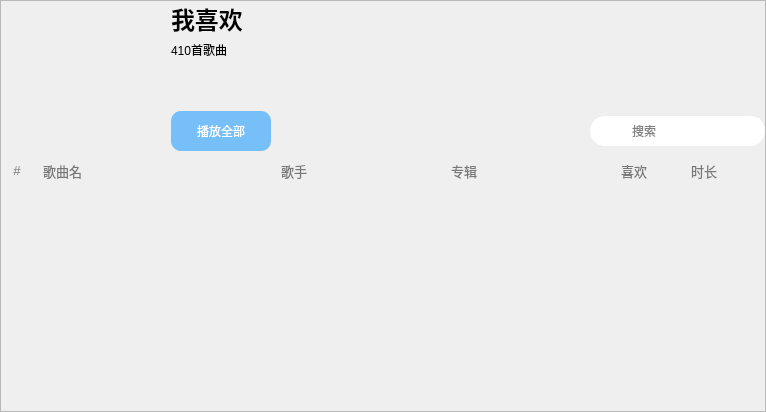
<?xml version="1.0" encoding="UTF-8"?>
<ui version="4.0">
 <class>Form</class>
 <widget class="QWidget" name="Form">
  <property name="geometry">
   <rect>
    <x>0</x>
    <y>0</y>
    <width>766</width>
    <height>412</height>
   </rect>
  </property>
  <property name="windowTitle">
   <string>Form</string>
  </property>
  <layout class="QHBoxLayout" name="horizontalLayout_2">
   <property name="spacing">
    <number>0</number>
   </property>
   <property name="leftMargin">
    <number>0</number>
   </property>
   <property name="topMargin">
    <number>0</number>
   </property>
   <property name="rightMargin">
    <number>0</number>
   </property>
   <property name="bottomMargin">
    <number>0</number>
   </property>
   <item>
    <widget class="QScrollArea" name="scrollArea">
     <property name="styleSheet">
      <string notr="true">QScrollArea QScrollBar:vertical {
    border: none;
    background: transparent; /* 滚动条背景透明 */
    width: 4px; /* 垂直滚动条的宽度 */
    margin: 0px;
}
/* 垂直滚动条的手柄 */
QScrollArea QScrollBar::handle:vertical {
    background: #e6e6e6; /* 手柄颜色 */
    border-radius: 2px; /* 圆角半径，设为宽度的一半可得到圆形端点 */
    min-height: 30px; /* 手柄的最小高度 */
}
/* 当鼠标悬停在垂直滚动条手柄上时 */
QScrollArea QScrollBar::handle:vertical:hover {
    background: #a0a0a0; /* 悬停时手柄颜色 */
}
/* 垂直滚动条的顶部和底部箭头按钮（此处设置为隐藏） */
QScrollArea QScrollBar::add-line:vertical, QScrollArea QScrollBar::sub-line:vertical {
    height: 0px; /* 将箭头按钮的高度或宽度设置为0以达到隐藏效果 */
}
/* 垂直滚动条的滚动区域（手柄与箭头之间的区域） */
QScrollArea QScrollBar::add-page:vertical, QScrollArea QScrollBar::sub-page:vertical {
    background: transparent; /* 通常设置为透明或与滚动条背景一致 */
}

/* 设置水平滚动条 - 原理同垂直滚动条，将 width/height 等属性互换 */
QScrollArea QScrollBar:horizontal {
    border: none;
    background: transparent;
    height: 4px; /* 水平滚动条的高度 */
    margin: 0px;
}
QScrollArea QScrollBar::handle:horizontal {
    background: #c0c0c0;
    border-radius: 2px;
    min-width: 30px; /* 手柄的最小宽度 */
}
QScrollArea QScrollBar::handle:horizontal:hover {
    background: #a0a0a0;
}
QScrollArea QScrollBar::add-line:horizontal, QScrollArea QScrollBar::sub-line:horizontal {
    width: 0px;
}
QScrollArea QScrollBar::add-page:horizontal, QScrollArea QScrollBar::sub-page:horizontal {
    background: transparent;
}</string>
     </property>
     <property name="widgetResizable">
      <bool>true</bool>
     </property>
     <widget class="QWidget" name="scrollAreaWidgetContents">
      <property name="geometry">
       <rect>
        <x>0</x>
        <y>0</y>
        <width>764</width>
        <height>410</height>
       </rect>
      </property>
      <layout class="QVBoxLayout" name="verticalLayout">
       <property name="spacing">
        <number>5</number>
       </property>
       <property name="leftMargin">
        <number>0</number>
       </property>
       <property name="topMargin">
        <number>0</number>
       </property>
       <property name="rightMargin">
        <number>0</number>
       </property>
       <property name="bottomMargin">
        <number>0</number>
       </property>
       <item>
        <widget class="QWidget" name="widget_12" native="true">
         <property name="minimumSize">
          <size>
           <width>0</width>
           <height>150</height>
          </size>
         </property>
         <property name="maximumSize">
          <size>
           <width>16777215</width>
           <height>150</height>
          </size>
         </property>
         <layout class="QHBoxLayout" name="horizontalLayout_15">
          <property name="spacing">
           <number>20</number>
          </property>
          <property name="leftMargin">
           <number>0</number>
          </property>
          <property name="topMargin">
           <number>0</number>
          </property>
          <property name="rightMargin">
           <number>0</number>
          </property>
          <property name="bottomMargin">
           <number>0</number>
          </property>
          <item>
           <widget class="QLabel" name="label_playlist_photo_2">
            <property name="minimumSize">
             <size>
              <width>150</width>
              <height>150</height>
             </size>
            </property>
            <property name="maximumSize">
             <size>
              <width>150</width>
              <height>150</height>
             </size>
            </property>
            <property name="text">
             <string/>
            </property>
            <property name="pixmap">
             <pixmap>media/collection_photo.png</pixmap>
            </property>
            <property name="scaledContents">
             <bool>true</bool>
            </property>
           </widget>
          </item>
          <item>
           <layout class="QVBoxLayout" name="verticalLayout_12">
            <property name="spacing">
             <number>5</number>
            </property>
            <item>
             <widget class="QLabel" name="label_playlist_name_2">
              <property name="text">
               <string>&lt;html&gt;&lt;head/&gt;&lt;body&gt;&lt;p&gt;&lt;span style=&quot; font-size:18pt; font-weight:700;&quot;&gt;我喜欢&lt;/span&gt;&lt;/p&gt;&lt;/body&gt;&lt;/html&gt;</string>
              </property>
             </widget>
            </item>
            <item>
             <widget class="QLabel" name="label_playlist_num_2">
              <property name="text">
               <string>410首歌曲</string>
              </property>
             </widget>
            </item>
            <item>
             <spacer name="verticalSpacer_7">
              <property name="orientation">
               <enum>Qt::Orientation::Vertical</enum>
              </property>
              <property name="sizeHint" stdset="0">
               <size>
                <width>20</width>
                <height>40</height>
               </size>
              </property>
             </spacer>
            </item>
            <item>
             <layout class="QHBoxLayout" name="horizontalLayout_16">
              <property name="spacing">
               <number>5</number>
              </property>
              <item>
               <widget class="QPushButton" name="pushButton_2">
                <property name="minimumSize">
                 <size>
                  <width>100</width>
                  <height>40</height>
                 </size>
                </property>
                <property name="maximumSize">
                 <size>
                  <width>100</width>
                  <height>40</height>
                 </size>
                </property>
                <property name="styleSheet">
                 <string notr="true">background-color: rgb(118, 191, 249);
color: rgb(255, 255, 255);
border-radius: 10px;</string>
                </property>
                <property name="text">
                 <string>播放全部</string>
                </property>
                <property name="icon">
                 <iconset>
                  <normaloff>media/play_fill.svg</normaloff>media/play_fill.svg</iconset>
                </property>
               </widget>
              </item>
              <item>
               <spacer name="horizontalSpacer_5">
                <property name="orientation">
                 <enum>Qt::Orientation::Horizontal</enum>
                </property>
                <property name="sizeHint" stdset="0">
                 <size>
                  <width>40</width>
                  <height>20</height>
                 </size>
                </property>
               </spacer>
              </item>
              <item>
               <widget class="QWidget" name="widget_13" native="true">
                <property name="minimumSize">
                 <size>
                  <width>175</width>
                  <height>30</height>
                 </size>
                </property>
                <property name="maximumSize">
                 <size>
                  <width>175</width>
                  <height>30</height>
                 </size>
                </property>
                <property name="styleSheet">
                 <string notr="true">background-color: rgb(255, 255, 255);
border-radius: 15px;</string>
                </property>
                <layout class="QHBoxLayout" name="horizontalLayout_17">
                 <property name="spacing">
                  <number>5</number>
                 </property>
                 <property name="leftMargin">
                  <number>10</number>
                 </property>
                 <property name="topMargin">
                  <number>0</number>
                 </property>
                 <property name="rightMargin">
                  <number>10</number>
                 </property>
                 <property name="bottomMargin">
                  <number>0</number>
                 </property>
                 <item>
                  <layout class="QHBoxLayout" name="horizontalLayout_18">
                   <property name="spacing">
                    <number>10</number>
                   </property>
                   <item>
                    <widget class="QLabel" name="label_6">
                     <property name="minimumSize">
                      <size>
                       <width>20</width>
                       <height>20</height>
                      </size>
                     </property>
                     <property name="maximumSize">
                      <size>
                       <width>20</width>
                       <height>20</height>
                      </size>
                     </property>
                     <property name="text">
                      <string/>
                     </property>
                     <property name="pixmap">
                      <pixmap>media/magnifyingglass.svg</pixmap>
                     </property>
                     <property name="scaledContents">
                      <bool>true</bool>
                     </property>
                    </widget>
                   </item>
                   <item>
                    <widget class="QLineEdit" name="lineEdit_music_list_search_2">
                     <property name="minimumSize">
                      <size>
                       <width>130</width>
                       <height>25</height>
                      </size>
                     </property>
                     <property name="maximumSize">
                      <size>
                       <width>130</width>
                       <height>25</height>
                      </size>
                     </property>
                     <property name="styleSheet">
                      <string notr="true">border: none;</string>
                     </property>
                     <property name="text">
                      <string/>
                     </property>
                     <property name="echoMode">
                      <enum>QLineEdit::EchoMode::Normal</enum>
                     </property>
                     <property name="placeholderText">
                      <string>搜索</string>
                     </property>
                    </widget>
                   </item>
                  </layout>
                 </item>
                </layout>
               </widget>
              </item>
             </layout>
            </item>
           </layout>
          </item>
         </layout>
        </widget>
       </item>
       <item>
        <widget class="QWidget" name="widget_3" native="true">
         <property name="minimumSize">
          <size>
           <width>0</width>
           <height>30</height>
          </size>
         </property>
         <property name="maximumSize">
          <size>
           <width>16777215</width>
           <height>30</height>
          </size>
         </property>
         <layout class="QHBoxLayout" name="horizontalLayout_7">
          <property name="spacing">
           <number>5</number>
          </property>
          <property name="leftMargin">
           <number>0</number>
          </property>
          <property name="topMargin">
           <number>0</number>
          </property>
          <property name="rightMargin">
           <number>0</number>
          </property>
          <property name="bottomMargin">
           <number>0</number>
          </property>
          <item>
           <widget class="QWidget" name="widget_6" native="true">
            <property name="minimumSize">
             <size>
              <width>240</width>
              <height>0</height>
             </size>
            </property>
            <property name="maximumSize">
             <size>
              <width>200</width>
              <height>16777215</height>
             </size>
            </property>
            <layout class="QHBoxLayout" name="horizontalLayout_6">
             <property name="spacing">
              <number>10</number>
             </property>
             <property name="leftMargin">
              <number>0</number>
             </property>
             <property name="topMargin">
              <number>0</number>
             </property>
             <property name="rightMargin">
              <number>0</number>
             </property>
             <property name="bottomMargin">
              <number>0</number>
             </property>
             <item>
              <widget class="QLabel" name="label_13">
               <property name="minimumSize">
                <size>
                 <width>30</width>
                 <height>30</height>
                </size>
               </property>
               <property name="maximumSize">
                <size>
                 <width>30</width>
                 <height>30</height>
                </size>
               </property>
               <property name="text">
                <string>&lt;html&gt;&lt;head/&gt;&lt;body&gt;&lt;p align=&quot;center&quot;&gt;&lt;span style=&quot; font-size:10pt; color:#787878;&quot;&gt;#&lt;/span&gt;&lt;/p&gt;&lt;/body&gt;&lt;/html&gt;</string>
               </property>
              </widget>
             </item>
             <item>
              <widget class="QLabel" name="label_15">
               <property name="minimumSize">
                <size>
                 <width>195</width>
                 <height>0</height>
                </size>
               </property>
               <property name="maximumSize">
                <size>
                 <width>195</width>
                 <height>16777215</height>
                </size>
               </property>
               <property name="text">
                <string>&lt;html&gt;&lt;head/&gt;&lt;body&gt;&lt;p&gt;&lt;span style=&quot; font-size:10pt; color:#787878;&quot;&gt;歌曲名&lt;/span&gt;&lt;/p&gt;&lt;/body&gt;&lt;/html&gt;</string>
               </property>
              </widget>
             </item>
            </layout>
           </widget>
          </item>
          <item>
           <widget class="QWidget" name="widget_5" native="true">
            <layout class="QHBoxLayout" name="horizontalLayout_4">
             <property name="spacing">
              <number>5</number>
             </property>
             <property name="leftMargin">
              <number>0</number>
             </property>
             <property name="topMargin">
              <number>0</number>
             </property>
             <property name="rightMargin">
              <number>0</number>
             </property>
             <property name="bottomMargin">
              <number>0</number>
             </property>
             <item>
              <widget class="QLabel" name="label_5">
               <property name="minimumSize">
                <size>
                 <width>130</width>
                 <height>0</height>
                </size>
               </property>
               <property name="maximumSize">
                <size>
                 <width>130</width>
                 <height>16777215</height>
                </size>
               </property>
               <property name="text">
                <string>&lt;html&gt;&lt;head/&gt;&lt;body&gt;&lt;p&gt;&lt;span style=&quot; font-size:10pt; color:#787878;&quot;&gt;歌手&lt;/span&gt;&lt;/p&gt;&lt;/body&gt;&lt;/html&gt;</string>
               </property>
              </widget>
             </item>
             <item>
              <widget class="QLabel" name="label_10">
               <property name="minimumSize">
                <size>
                 <width>130</width>
                 <height>0</height>
                </size>
               </property>
               <property name="maximumSize">
                <size>
                 <width>130</width>
                 <height>16777215</height>
                </size>
               </property>
               <property name="text">
                <string>&lt;html&gt;&lt;head/&gt;&lt;body&gt;&lt;p&gt;&lt;span style=&quot; font-size:10pt; color:#787878;&quot;&gt;专辑&lt;/span&gt;&lt;/p&gt;&lt;/body&gt;&lt;/html&gt;</string>
               </property>
              </widget>
             </item>
             <item>
              <widget class="QLabel" name="label_11">
               <property name="minimumSize">
                <size>
                 <width>30</width>
                 <height>20</height>
                </size>
               </property>
               <property name="maximumSize">
                <size>
                 <width>30</width>
                 <height>20</height>
                </size>
               </property>
               <property name="text">
                <string>&lt;html&gt;&lt;head/&gt;&lt;body&gt;&lt;p&gt;&lt;span style=&quot; font-size:10pt; color:#787878;&quot;&gt;喜欢&lt;/span&gt;&lt;/p&gt;&lt;/body&gt;&lt;/html&gt;</string>
               </property>
               <property name="scaledContents">
                <bool>false</bool>
               </property>
              </widget>
             </item>
             <item>
              <widget class="QLabel" name="label_12">
               <property name="minimumSize">
                <size>
                 <width>35</width>
                 <height>0</height>
                </size>
               </property>
               <property name="maximumSize">
                <size>
                 <width>35</width>
                 <height>16777215</height>
                </size>
               </property>
               <property name="text">
                <string>&lt;html&gt;&lt;head/&gt;&lt;body&gt;&lt;p&gt;&lt;span style=&quot; font-size:10pt; color:#787878;&quot;&gt;时长&lt;/span&gt;&lt;/p&gt;&lt;/body&gt;&lt;/html&gt;</string>
               </property>
              </widget>
             </item>
            </layout>
           </widget>
          </item>
         </layout>
        </widget>
       </item>
       <item>
        <spacer name="verticalSpacer">
         <property name="orientation">
          <enum>Qt::Orientation::Vertical</enum>
         </property>
         <property name="sizeHint" stdset="0">
          <size>
           <width>20</width>
           <height>40</height>
          </size>
         </property>
        </spacer>
       </item>
      </layout>
     </widget>
    </widget>
   </item>
  </layout>
 </widget>
 <resources/>
 <connections/>
</ui>
